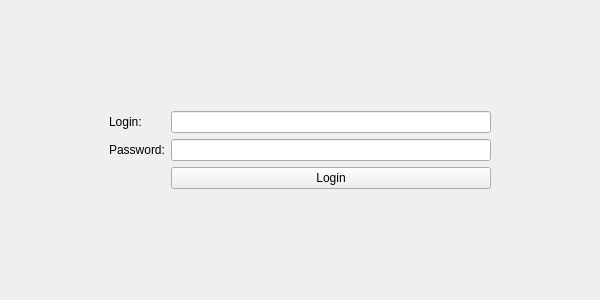
<?xml version="1.0" encoding="UTF-8"?>
<ui version="4.0">
 <class>AuthWindow</class>
 <widget class="QMainWindow" name="AuthWindow">
  <property name="geometry">
   <rect>
    <x>0</x>
    <y>0</y>
    <width>600</width>
    <height>300</height>
   </rect>
  </property>
  <property name="windowTitle">
   <string>MainWindow</string>
  </property>
  <widget class="QWidget" name="centralwidget">
   <layout class="QGridLayout" name="gridLayout_2">
    <item row="2" column="1">
     <spacer name="verticalSpacer">
      <property name="orientation">
       <enum>Qt::Vertical</enum>
      </property>
      <property name="sizeHint" stdset="0">
       <size>
        <width>20</width>
        <height>40</height>
       </size>
      </property>
     </spacer>
    </item>
    <item row="0" column="1">
     <spacer name="verticalSpacer_2">
      <property name="orientation">
       <enum>Qt::Vertical</enum>
      </property>
      <property name="sizeHint" stdset="0">
       <size>
        <width>20</width>
        <height>40</height>
       </size>
      </property>
     </spacer>
    </item>
    <item row="1" column="0">
     <spacer name="horizontalSpacer">
      <property name="orientation">
       <enum>Qt::Horizontal</enum>
      </property>
      <property name="sizeType">
       <enum>QSizePolicy::Minimum</enum>
      </property>
      <property name="sizeHint" stdset="0">
       <size>
        <width>100</width>
        <height>20</height>
       </size>
      </property>
     </spacer>
    </item>
    <item row="1" column="1">
     <layout class="QVBoxLayout" name="verticalLayout">
      <item>
       <layout class="QGridLayout" name="gridLayout">
        <item row="1" column="0">
         <widget class="QLabel" name="label_2">
          <property name="text">
           <string>Password:</string>
          </property>
         </widget>
        </item>
        <item row="0" column="1">
         <widget class="QLineEdit" name="et_login"/>
        </item>
        <item row="0" column="0">
         <widget class="QLabel" name="label">
          <property name="text">
           <string>Login:</string>
          </property>
         </widget>
        </item>
        <item row="1" column="1">
         <widget class="QLineEdit" name="et_password">
          <property name="echoMode">
           <enum>QLineEdit::Password</enum>
          </property>
         </widget>
        </item>
        <item row="2" column="1">
         <widget class="QPushButton" name="btn_login">
          <property name="text">
           <string>Login</string>
          </property>
         </widget>
        </item>
       </layout>
      </item>
     </layout>
    </item>
    <item row="1" column="2">
     <spacer name="horizontalSpacer_2">
      <property name="orientation">
       <enum>Qt::Horizontal</enum>
      </property>
      <property name="sizeType">
       <enum>QSizePolicy::Minimum</enum>
      </property>
      <property name="sizeHint" stdset="0">
       <size>
        <width>100</width>
        <height>20</height>
       </size>
      </property>
     </spacer>
    </item>
   </layout>
  </widget>
 </widget>
 <resources/>
 <connections/>
</ui>
